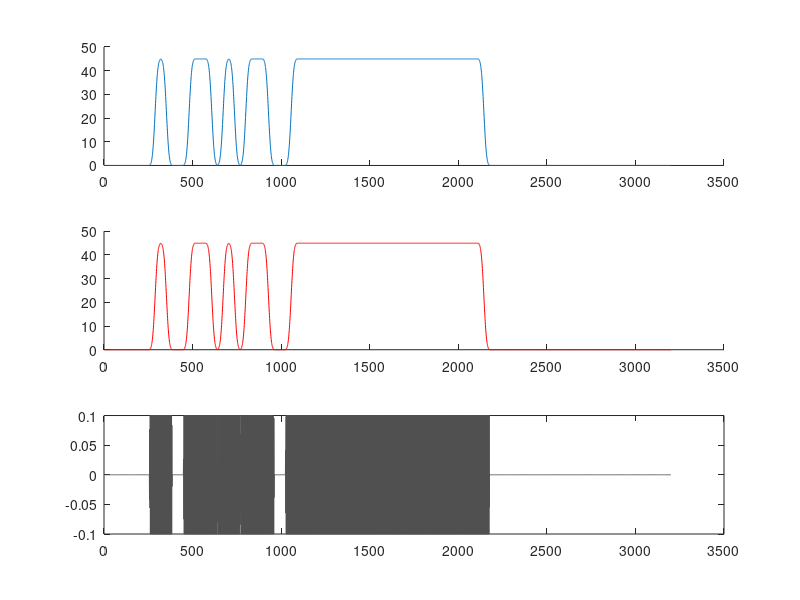
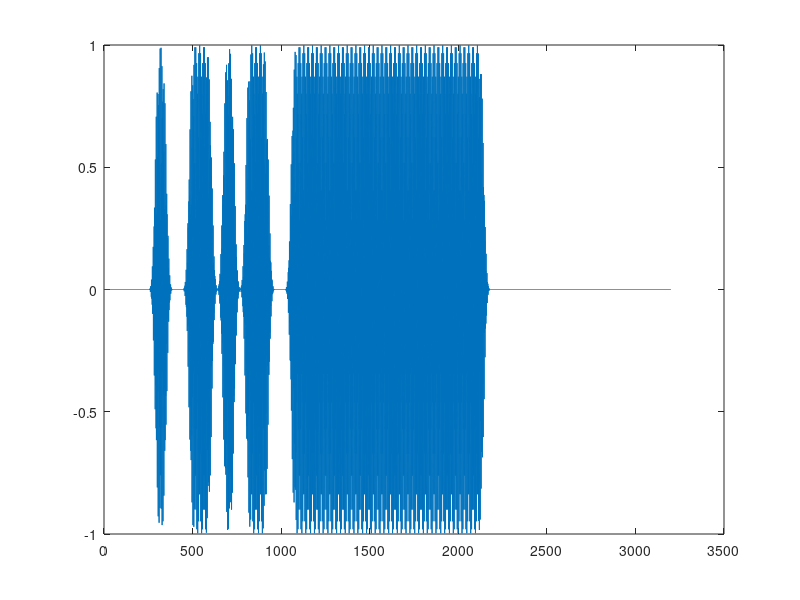

MATLAB code for these plots, in order: (Note: this script raises an error after producing the figures.)
clear all;
close all;
clc;

%% 0. Modulation Parmeter Initialization

% Gaussian parameter
samples_per_bit = 64;
n = [-samples_per_bit/2:samples_per_bit/2];
B = 0.5;
k1 = sqrt(2*pi/reallog(2));
h = k1*B*exp(-2*k1*k1*pi.*B.*B*(1/samples_per_bit.*n).^2);

% Modualtion Parameter
SampleRate = 44100;
t = 0:1/SampleRate:5;
fc = 18000;

%% 1. Modulation Process 

bit = [ 0,0,0,1,0,0,1,1,0,1,0,1,1,0,0,1,  1,1,1,1,1,1,1,1,1,1,1,1,1,1,1,1,  0,0,0,0,0,0,0,0,0,0,0,0,0,0,0,0];
bit = [0 bit 0]; 
bit_raw =[];
percentil = 0
for i = 1:length(bit)
    bit_raw = [ bit_raw zeros(1,samples_per_bit*percentil) ones(1,samples_per_bit*(1-percentil))*bit(i) zeros(1,samples_per_bit*percentil)];
end

%pre padding
bit_raw = [ ones(1,samples_per_bit/2)*bit(1)  bit_raw];

%post padding
bit_raw = [ bit_raw  ones(1,samples_per_bit/2)*bit(length(bit))];

% Gaussian Filtering
s = filter(h,1,bit_raw);
s = s(samples_per_bit/2+1 : length(s) - samples_per_bit/2);

figure;
    subplot(3,1,1);
    hold on;
    plot(s);
    hold off;
    subplot(3,1,2);
    hold on;
    plot(s,'r');
    hold off;

x = cos(2*pi*fc*t);
x = x(1:length(s)).*s;

subplot(3,1,3);
plot(x,'Color',[0.313725501298904 0.313725501298904 0.313725501298904]);
ylim([-0.1,0.1]);
xlim([0,3500]);


z = x/45;
waves=z;
figure;
plot(z);
z = z.*0.99;
% Generate modulated signal 
filename = 'gask18k_single.wav';
audiowrite(filename,z,SampleRate);




%% 2. Demodulation Process


% 2.1 Read the modulated signal
[z,Fs] = audioread('GASK_test_signal.wav');
plot(z);
% Focusing the region of interesting
z=z(59500:60524);
z= z';
% t = (0:length(z)-1)/SampleRate;
% de_x0 = z(1:length(z)).*cos(2*pi*(fc).*t(1:length(t)));

%% 2.2 Band Pass Filter
Wn = [15000 19000];
[b,a] = butter(5,Wn/(SampleRate/2),'bandpass');
de_x0 = filter(b,a,z);

%% 2.2 Low Pass Filter
[b,a] = butter(4,500/(SampleRate/2),'low');
de_x0 = filter(b,a,abs(de_x0));

%% 2.3 normalization
de_x0 = de_x0./max(de_x0);

%% 2.4 Decision for extracting the data (sigmoid func)
de_x0 = 1./(1+exp(-20*(de_x0-0.5)))-0.5;
de_x = de_x0;

figure;
subplot(4,1,1);
    plot(z,'Color',[0.313725501298904 0.313725501298904 0.313725501298904]);
subplot(4,1,2);
    hold on;
    plot(de_x(54:length(de_x))+0.5);
    xlim([0,1200]);
    ylim([0,1.01]);
    subsample = de_x(54:length(de_x))+0.5;
    stem(54:64:length(subsample),subsample(54:64:length(subsample)));
    hold off;

dem = (de_x);

subplot(4,1,3);
    hold on;
    plot(dem(54:length(dem)),'r');
    plot(1:length(de_x)-1:length(de_x),zeros(1,2),'k');
    xlabel('Sample');
    
    for i = 1 : length(dem)
        if(dem(i) < 0)  
            dem(i) = 0 ;
        else
            dem(i) = 1 ;
        end;
    end
    hold off;


%% bit seperator
bit_offset = 33;
cnt = 0;
j = 1;
for i = bit_offset:length(dem)
    cnt = cnt + dem(i);
    if mod(i-bit_offset+1,samples_per_bit) == 0
        cnt_v(j) = (cnt > 0);
        cnt = 0;
        j = j + 1;
    end
end

cnt_v(j) = (cnt>samples_per_bit/2);
cnt_v;

for i = 1:length(de_x)/samples_per_bit
    hold on;
    plot(i*samples_per_bit*ones(2)+bit_offset,-0.5:0.5,'k');    %each bits vertical line
    hold off;
    ylim([-1 1]);
end

subplot(4,1,4)
stem(subsample(54:64:length(subsample)));
xlim([0, 18.75])
xlabel('bit stream');
